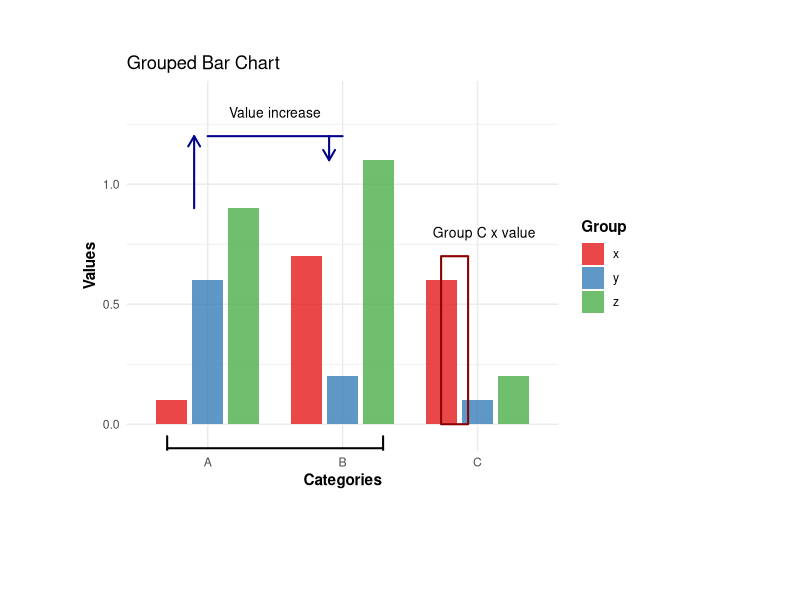

Generate this figure with R:
# Load required libraries
library(ggplot2)
library(dplyr)
library(grid)
library(gridExtra)
library(gtable)

# Create the same data as in the D3 example
data <- data.frame(
  category = c("A", "A", "A", "B", "B", "B", "C", "C", "C"),
  group = c("x", "y", "z", "x", "y", "z", "x", "y", "z"),
  value = c(0.1, 0.6, 0.9, 0.7, 0.2, 1.1, 0.6, 0.1, 0.2)
)

# Create the base grouped bar chart
p <- ggplot(data, aes(x = category, y = value, fill = group)) +
  geom_col(position = position_dodge(width = 0.8), width = 0.7, alpha = 0.8) +
  scale_fill_brewer(palette = "Set1", name = "Group") +
  # Expand y-axis limits to make room for annotations
  scale_y_continuous(expand = expansion(mult = c(0.1, 0.3))) +
  labs(
    x = "Categories",
    y = "Values",
    title = "Grouped Bar Chart"
  ) +
  theme_minimal() +
  theme(
    legend.position = "right",
    legend.title = element_text(face = "bold"),
    axis.title = element_text(face = "bold"),
    # Increase plot margins to prevent annotations from being cut off
    plot.margin = margin(40, 120, 80, 60)
  )

# Function to manually add annotations directly to the ggplot
create_manual_annotations <- function(p) {
  # Get position data for annotations
  a_z_data <- data %>% filter(category == "A", group == "z")
  b_z_data <- data %>% filter(category == "B", group == "z")
  c_x_data <- data %>% filter(category == "C", group == "x")

  # Define colors for clarity
  arrow_color <- "darkblue"
  text_color <- "black"
  rect_color <- "darkred"

  # Add arrow annotations with grobs using annotation_custom
  p <- p +
    # Arrow from A-z to B-z (vertical segment up)
    annotation_custom(
      grob = segmentsGrob(
        x0 = unit(0, "npc"), y0 = unit(0, "npc"),
        x1 = unit(0, "npc"), y1 = unit(1, "npc"),
        gp = gpar(lwd = 2, col = arrow_color),
        arrow = arrow(length = unit(0.3, "cm"))
      ),
      xmin = 0.9, xmax = 1.1,
      ymin = a_z_data$value, ymax = a_z_data$value + 0.3
    ) +
    # Horizontal segment
    annotation_custom(
      grob = segmentsGrob(
        x0 = unit(0, "npc"), y0 = unit(0.5, "npc"),
        x1 = unit(1, "npc"), y1 = unit(0.5, "npc"),
        gp = gpar(lwd = 2, col = arrow_color)
      ),
      xmin = 1, xmax = 2,
      ymin = a_z_data$value + 0.25, ymax = a_z_data$value + 0.35
    ) +
    # Vertical segment down with arrow
    annotation_custom(
      grob = segmentsGrob(
        x0 = unit(0, "npc"), y0 = unit(1, "npc"),
        x1 = unit(0, "npc"), y1 = unit(0, "npc"),
        gp = gpar(lwd = 2, col = arrow_color),
        arrow = arrow(length = unit(0.3, "cm"))
      ),
      xmin = 1.9, xmax = 2.1,
      ymin = b_z_data$value, ymax = a_z_data$value + 0.3
    ) +
    # Text for increase annotation
    annotation_custom(
      grob = textGrob(
        "Value increase",
        gp = gpar(fontsize = 10, col = text_color)
      ),
      xmin = 1.3, xmax = 1.7,
      ymin = a_z_data$value + 0.35, ymax = a_z_data$value + 0.45
    ) +
    # Rectangle highlight for C-x
    annotation_custom(
      grob = rectGrob(
        gp = gpar(lwd = 2, fill = NA, col = rect_color)
      ),
      xmin = 2.73, xmax = 2.93,
      ymin = 0, ymax = c_x_data$value + 0.1
    ) +
    # Text for C-x annotation
    annotation_custom(
      grob = textGrob(
        "Group C x value",
        gp = gpar(fontsize = 10, col = text_color)
      ),
      xmin = 2.8, xmax = 3.3,
      ymin = c_x_data$value + 0.15, ymax = c_x_data$value + 0.25
    ) +
    # Text for A and B categories
    annotation_custom(
      grob = textGrob(
        "Categories A and B",
        gp = gpar(fontsize = 10, col = text_color)
      ),
      xmin = 1.3, xmax = 1.7,
      ymin = -0.2, ymax = -0.1
    ) +
    # Horizontal line for "curly brace"
    annotation_custom(
      grob = segmentsGrob(
        x0 = unit(0, "npc"), y0 = unit(0.5, "npc"),
        x1 = unit(1, "npc"), y1 = unit(0.5, "npc"),
        gp = gpar(lwd = 2)
      ),
      xmin = 0.7, xmax = 2.3,
      ymin = -0.15, ymax = -0.05
    ) +
    # Left vertical segment for "curly brace"
    annotation_custom(
      grob = segmentsGrob(
        x0 = unit(0.5, "npc"), y0 = unit(0, "npc"),
        x1 = unit(0.5, "npc"), y1 = unit(1, "npc"),
        gp = gpar(lwd = 2)
      ),
      xmin = 0.65, xmax = 0.75,
      ymin = -0.15, ymax = -0.05
    ) +
    # Right vertical segment for "curly brace"
    annotation_custom(
      grob = segmentsGrob(
        x0 = unit(0.5, "npc"), y0 = unit(0, "npc"),
        x1 = unit(0.5, "npc"), y1 = unit(1, "npc"),
        gp = gpar(lwd = 2)
      ),
      xmin = 2.25, xmax = 2.35,
      ymin = -0.15, ymax = -0.05
    )

  return(p)
}

# Create and display the annotated plot
final_plot <- create_manual_annotations(p)

# Display the plot
print(final_plot)

# Save the plot with increased size to ensure all annotations are visible
# ggsave("charts/bar-chart/r_grouped_bar_chart.png", final_plot, width = 10, height = 8, dpi = 300)
